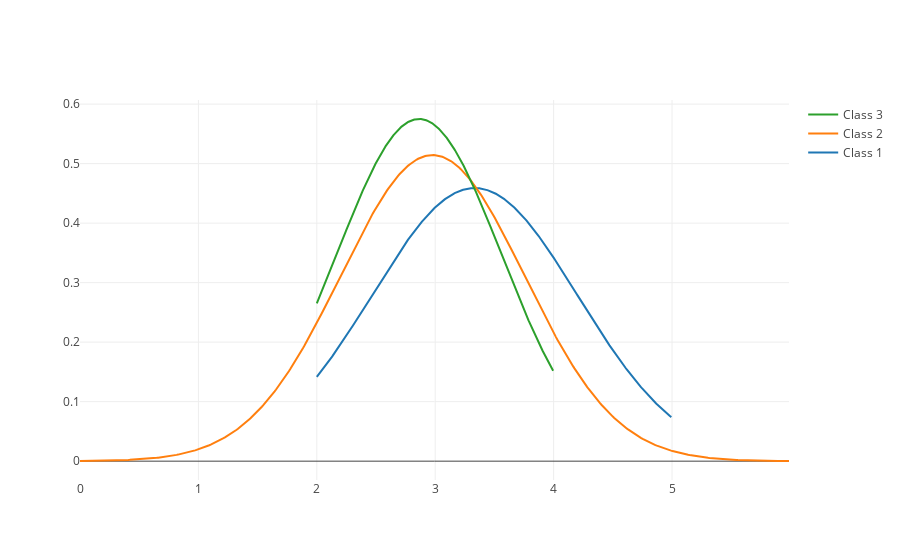

The code cell stored with this chart in its notebook:
### Code cell
x1 = np.log1p(df1[(df1['class'] == 1)]['speed']).apply(lambda x:int(x)).values
x2 = np.log1p(df1[(df1['class'] == 2)]['speed']).apply(lambda x:int(x)).values
x3 = np.log1p(df1[(df1['class'] == 3)]['speed']).apply(lambda x:int(x)).values

group_labels = ['Class 1', 'Class 2', 'Class 3']

hist_data = [x1, x2, x3]
# Create distplot with curve_type set to 'normal'
fig = ff.create_distplot(hist_data, group_labels, bin_size=1,
                         curve_type='normal', # override default 'kde'
                        show_hist=False, show_rug=False)

# # Add title
# fig.update_layout(title_text='Distplot with Normal Distribution')
# fig.update_yaxes(title_text="class distribution")
# fig.update_xaxes(title_text="Speed")

fig.show()

### Figure 1 — Plotly figure (JSON) as saved in the notebook; plotly's stock layout.template omitted (floating-point values rounded to 4 significant figures; data arrays with more than 128 entries replaced by an {"elided": "..."} marker saying what was removed)
{"data": [{"legendgroup": "Class 1", "marker": {"color": "rgb(31, 119, 180)"}, "mode": "lines", "name": "Class 1", "showlegend": true, "type": "scatter", "uid": "f067a6b2-348e-44f8-b129-ddbe3ee4e562", "x": {"elided": "500 float values"}, "xaxis": "x", "y": {"elided": "500 float values"}, "yaxis": "y"}, {"legendgroup": "Class 2", "marker": {"color": "rgb(255, 127, 14)"}, "mode": "lines", "name": "Class 2", "showlegend": true, "type": "scatter", "uid": "3ca9f8f8-4131-46e8-81de-aa425fd63ff2", "x": {"elided": "500 float values"}, "xaxis": "x", "y": {"elided": "500 float values"}, "yaxis": "y"}, {"legendgroup": "Class 3", "marker": {"color": "rgb(44, 160, 44)"}, "mode": "lines", "name": "Class 3", "showlegend": true, "type": "scatter", "uid": "5fc6a609-05cd-4e61-93c9-2439cf7fe0f3", "x": {"elided": "500 float values"}, "xaxis": "x", "y": {"elided": "500 float values"}, "yaxis": "y"}], "layout": {"barmode": "overlay", "hovermode": "closest", "legend": {"traceorder": "reversed"}, "xaxis": {"anchor": "y2", "domain": [0, 1], "zeroline": false}, "yaxis": {"anchor": "free", "domain": [0, 1], "position": 0}}}
